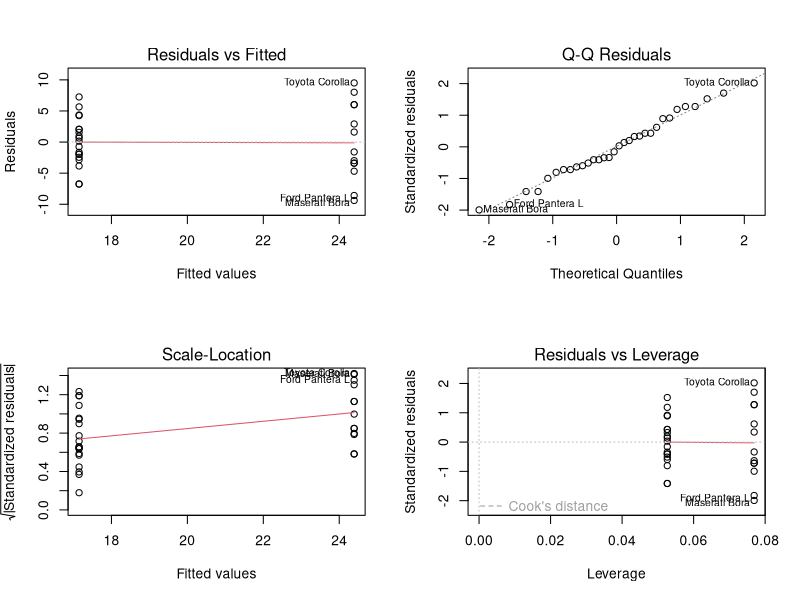
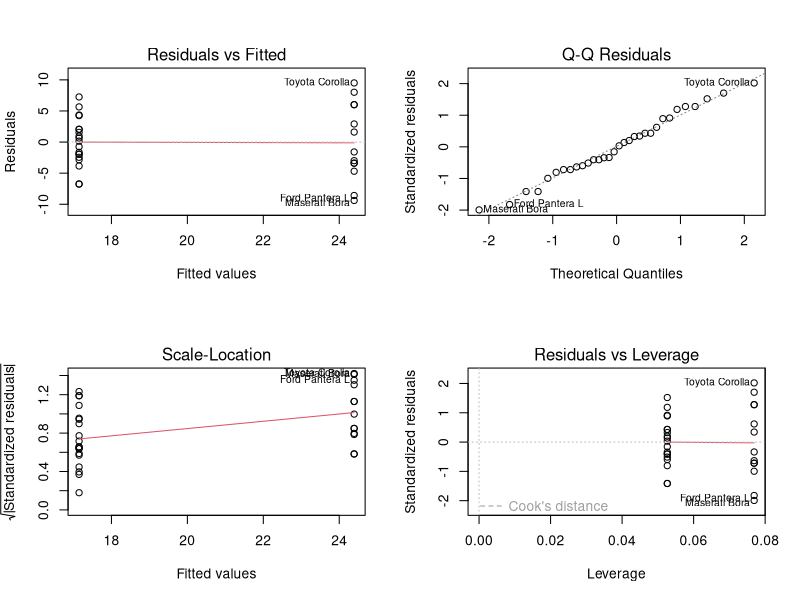

Reproduce these figures in R, in order.
## ---- chunk 1
knitr::opts_chunk$set(echo = TRUE)
## ---- chunk 2
head(mtcars)
## ---- chunk 3
data("mtcars")
str(mtcars)
## ---- chunk 4
mtcars$cyl <- as.factor(mtcars$cyl)
mtcars$vs <- as.factor(mtcars$vs)
mtcars$am <- as.factor(mtcars$am)
mtcars$gear <- as.factor(mtcars$gear)
mtcars$carb <- as.factor(mtcars$carb)
## ---- chunk 5
fit_linear <- lm(mpg ~ am, mtcars)
## ---- chunk 6
summary(fit_linear)
## ---- chunk 7
betahat <- .7245  
SE <- 1.764        
tstar <- qt(1-0.05/2, df = length(mtcars$mpg) - 2)
c(betahat - tstar*SE, betahat + tstar *SE)
## ---- chunk 8
fit_all <- lm(mpg ~ . , mtcars)
## ---- chunk 9
library(MASS)
step <- stepAIC(fit_all, direction="both", trace=FALSE)
summary(step)
## ---- chunk 10
anova(fit_linear, step)
## ---- chunk 11
coefficients(summary(step))
## ---- chunk 12
betahat1 <- 1.80921138  #From the summary for am 
SE1 <- 1.39630450       #From the summary for am
tstar1 <- qt(1-0.05/2, df = length(mtcars$mpg) - 2)
c(betahat1 - tstar1*SE1, betahat1 + tstar1 *SE1)
## ---- chunk 13
par(mfrow=c(2,2))
plot(fit_linear); 
abline(fit_linear)
## ---- chunk 14
par(mfrow=c(2,2))
plot(fit_linear); 
abline(fit_linear)
